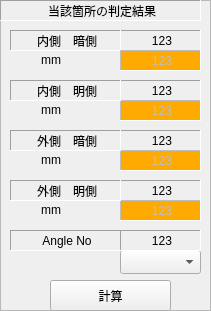
  <widget class="QFrame" name="frame">
   <property name="geometry">
    <rect>
     <x>580</x>
     <y>410</y>
     <width>211</width>
     <height>311</height>
    </rect>
   </property>
   <property name="frameShape">
    <enum>QFrame::StyledPanel</enum>
   </property>
   <property name="frameShadow">
    <enum>QFrame::Sunken</enum>
   </property>
   <widget class="QLabel" name="label_31">
    <property name="geometry">
     <rect>
      <x>0</x>
      <y>0</y>
      <width>201</width>
      <height>21</height>
     </rect>
    </property>
    <property name="frameShape">
     <enum>QFrame::Panel</enum>
    </property>
    <property name="frameShadow">
     <enum>QFrame::Sunken</enum>
    </property>
    <property name="text">
     <string>当該箇所の判定結果</string>
    </property>
    <property name="alignment">
     <set>Qt::AlignCenter|Qt::AlignHCenter|Qt::AlignLeading|Qt::AlignLeft|Qt::AlignVCenter</set>
    </property>
   </widget>
   <widget class="QPushButton" name="ButtonCalc">
    <property name="geometry">
     <rect>
      <x>50</x>
      <y>280</y>
      <width>121</width>
      <height>31</height>
     </rect>
    </property>
    <property name="acceptDrops">
     <bool>true</bool>
    </property>
    <property name="text">
     <string>計算</string>
    </property>
   </widget>
   <widget class="QLabel" name="labelUnitName_11">
    <property name="geometry">
     <rect>
      <x>10</x>
      <y>50</y>
      <width>51</width>
      <height>20</height>
     </rect>
    </property>
    <property name="frameShape">
     <enum>QFrame::NoFrame</enum>
    </property>
    <property name="frameShadow">
     <enum>QFrame::Sunken</enum>
    </property>
    <property name="text">
     <string>mm</string>
    </property>
    <property name="alignment">
     <set>Qt::AlignRight|Qt::AlignTrailing|Qt::AlignVCenter</set>
    </property>
   </widget>
   <widget class="QLabel" name="labelResultIL">
    <property name="geometry">
     <rect>
      <x>120</x>
      <y>30</y>
      <width>81</width>
      <height>21</height>
     </rect>
    </property>
    <property name="frameShape">
     <enum>QFrame::Panel</enum>
    </property>
    <property name="frameShadow">
     <enum>QFrame::Sunken</enum>
    </property>
    <property name="text">
     <string>123</string>
    </property>
    <property name="alignment">
     <set>Qt::AlignCenter|Qt::AlignHCenter|Qt::AlignLeading|Qt::AlignLeft|Qt::AlignVCenter</set>
    </property>
   </widget>
   <widget class="QLabel" name="label_11">
    <property name="geometry">
     <rect>
      <x>10</x>
      <y>30</y>
      <width>111</width>
      <height>21</height>
     </rect>
    </property>
    <property name="frameShape">
     <enum>QFrame::Panel</enum>
    </property>
    <property name="frameShadow">
     <enum>QFrame::Sunken</enum>
    </property>
    <property name="text">
     <string>内側　暗側</string>
    </property>
    <property name="alignment">
     <set>Qt::AlignCenter|Qt::AlignHCenter|Qt::AlignLeading|Qt::AlignLeft|Qt::AlignVCenter</set>
    </property>
   </widget>
   <widget class="QLabel" name="labelResultILUnit">
    <property name="enabled">
     <bool>false</bool>
    </property>
    <property name="geometry">
     <rect>
      <x>120</x>
      <y>50</y>
      <width>81</width>
      <height>21</height>
     </rect>
    </property>
    <property name="palette">
     <palette>
      <active>
       <colorrole role="Base">
        <brush brushstyle="SolidPattern">
         <color alpha="255">
          <red>255</red>
          <green>255</green>
          <blue>127</blue>
         </color>
        </brush>
       </colorrole>
       <colorrole role="Window">
        <brush brushstyle="SolidPattern">
         <color alpha="255">
          <red>255</red>
          <green>170</green>
          <blue>0</blue>
         </color>
        </brush>
       </colorrole>
      </active>
      <inactive>
       <colorrole role="Base">
        <brush brushstyle="SolidPattern">
         <color alpha="255">
          <red>255</red>
          <green>255</green>
          <blue>127</blue>
         </color>
        </brush>
       </colorrole>
       <colorrole role="Window">
        <brush brushstyle="SolidPattern">
         <color alpha="255">
          <red>255</red>
          <green>170</green>
          <blue>0</blue>
         </color>
        </brush>
       </colorrole>
      </inactive>
      <disabled>
       <colorrole role="Base">
        <brush brushstyle="SolidPattern">
         <color alpha="255">
          <red>255</red>
          <green>170</green>
          <blue>0</blue>
         </color>
        </brush>
       </colorrole>
       <colorrole role="Window">
        <brush brushstyle="SolidPattern">
         <color alpha="255">
          <red>255</red>
          <green>170</green>
          <blue>0</blue>
         </color>
        </brush>
       </colorrole>
      </disabled>
     </palette>
    </property>
    <property name="autoFillBackground">
     <bool>true</bool>
    </property>
    <property name="frameShape">
     <enum>QFrame::Panel</enum>
    </property>
    <property name="frameShadow">
     <enum>QFrame::Sunken</enum>
    </property>
    <property name="text">
     <string>123</string>
    </property>
    <property name="alignment">
     <set>Qt::AlignCenter|Qt::AlignHCenter|Qt::AlignLeading|Qt::AlignLeft|Qt::AlignVCenter</set>
    </property>
   </widget>
   <widget class="QLabel" name="labelUnitName_12">
    <property name="geometry">
     <rect>
      <x>10</x>
      <y>100</y>
      <width>51</width>
      <height>20</height>
     </rect>
    </property>
    <property name="frameShape">
     <enum>QFrame::NoFrame</enum>
    </property>
    <property name="frameShadow">
     <enum>QFrame::Sunken</enum>
    </property>
    <property name="text">
     <string>mm</string>
    </property>
    <property name="alignment">
     <set>Qt::AlignRight|Qt::AlignTrailing|Qt::AlignVCenter</set>
    </property>
   </widget>
   <widget class="QLabel" name="labelResultIH">
    <property name="geometry">
     <rect>
      <x>120</x>
      <y>80</y>
      <width>81</width>
      <height>21</height>
     </rect>
    </property>
    <property name="frameShape">
     <enum>QFrame::Panel</enum>
    </property>
    <property name="frameShadow">
     <enum>QFrame::Sunken</enum>
    </property>
    <property name="text">
     <string>123</string>
    </property>
    <property name="alignment">
     <set>Qt::AlignCenter|Qt::AlignHCenter|Qt::AlignLeading|Qt::AlignLeft|Qt::AlignVCenter</set>
    </property>
   </widget>
   <widget class="QLabel" name="labelResultIHUnit">
    <property name="enabled">
     <bool>false</bool>
    </property>
    <property name="geometry">
     <rect>
      <x>120</x>
      <y>100</y>
      <width>81</width>
      <height>21</height>
     </rect>
    </property>
    <property name="palette">
     <palette>
      <active>
       <colorrole role="Base">
        <brush brushstyle="SolidPattern">
         <color alpha="255">
          <red>255</red>
          <green>255</green>
          <blue>127</blue>
         </color>
        </brush>
       </colorrole>
       <colorrole role="Window">
        <brush brushstyle="SolidPattern">
         <color alpha="255">
          <red>255</red>
          <green>170</green>
          <blue>0</blue>
         </color>
        </brush>
       </colorrole>
      </active>
      <inactive>
       <colorrole role="Base">
        <brush brushstyle="SolidPattern">
         <color alpha="255">
          <red>255</red>
          <green>255</green>
          <blue>127</blue>
         </color>
        </brush>
       </colorrole>
       <colorrole role="Window">
        <brush brushstyle="SolidPattern">
         <color alpha="255">
          <red>255</red>
          <green>170</green>
          <blue>0</blue>
         </color>
        </brush>
       </colorrole>
      </inactive>
      <disabled>
       <colorrole role="Base">
        <brush brushstyle="SolidPattern">
         <color alpha="255">
          <red>255</red>
          <green>170</green>
          <blue>0</blue>
         </color>
        </brush>
       </colorrole>
       <colorrole role="Window">
        <brush brushstyle="SolidPattern">
         <color alpha="255">
          <red>255</red>
          <green>170</green>
          <blue>0</blue>
         </color>
        </brush>
       </colorrole>
      </disabled>
     </palette>
    </property>
    <property name="autoFillBackground">
     <bool>true</bool>
    </property>
    <property name="frameShape">
     <enum>QFrame::Panel</enum>
    </property>
    <property name="frameShadow">
     <enum>QFrame::Sunken</enum>
    </property>
    <property name="text">
     <string>123</string>
    </property>
    <property name="alignment">
     <set>Qt::AlignCenter|Qt::AlignHCenter|Qt::AlignLeading|Qt::AlignLeft|Qt::AlignVCenter</set>
    </property>
   </widget>
   <widget class="QLabel" name="label_14">
    <property name="geometry">
     <rect>
      <x>10</x>
      <y>80</y>
      <width>111</width>
      <height>21</height>
     </rect>
    </property>
    <property name="frameShape">
     <enum>QFrame::Panel</enum>
    </property>
    <property name="frameShadow">
     <enum>QFrame::Sunken</enum>
    </property>
    <property name="text">
     <string>内側　明側</string>
    </property>
    <property name="alignment">
     <set>Qt::AlignCenter|Qt::AlignHCenter|Qt::AlignLeading|Qt::AlignLeft|Qt::AlignVCenter</set>
    </property>
   </widget>
   <widget class="QLabel" name="labelUnitName_13">
    <property name="geometry">
     <rect>
      <x>10</x>
      <y>150</y>
      <width>51</width>
      <height>20</height>
     </rect>
    </property>
    <property name="frameShape">
     <enum>QFrame::NoFrame</enum>
    </property>
    <property name="frameShadow">
     <enum>QFrame::Sunken</enum>
    </property>
    <property name="text">
     <string>mm</string>
    </property>
    <property name="alignment">
     <set>Qt::AlignRight|Qt::AlignTrailing|Qt::AlignVCenter</set>
    </property>
   </widget>
   <widget class="QLabel" name="labelResultOL">
    <property name="geometry">
     <rect>
      <x>120</x>
      <y>130</y>
      <width>81</width>
      <height>21</height>
     </rect>
    </property>
    <property name="frameShape">
     <enum>QFrame::Panel</enum>
    </property>
    <property name="frameShadow">
     <enum>QFrame::Sunken</enum>
    </property>
    <property name="text">
     <string>123</string>
    </property>
    <property name="alignment">
     <set>Qt::AlignCenter|Qt::AlignHCenter|Qt::AlignLeading|Qt::AlignLeft|Qt::AlignVCenter</set>
    </property>
   </widget>
   <widget class="QLabel" name="labelResultOLUnit">
    <property name="enabled">
     <bool>false</bool>
    </property>
    <property name="geometry">
     <rect>
      <x>120</x>
      <y>150</y>
      <width>81</width>
      <height>21</height>
     </rect>
    </property>
    <property name="palette">
     <palette>
      <active>
       <colorrole role="Base">
        <brush brushstyle="SolidPattern">
         <color alpha="255">
          <red>255</red>
          <green>255</green>
          <blue>127</blue>
         </color>
        </brush>
       </colorrole>
       <colorrole role="Window">
        <brush brushstyle="SolidPattern">
         <color alpha="255">
          <red>255</red>
          <green>170</green>
          <blue>0</blue>
         </color>
        </brush>
       </colorrole>
      </active>
      <inactive>
       <colorrole role="Base">
        <brush brushstyle="SolidPattern">
         <color alpha="255">
          <red>255</red>
          <green>255</green>
          <blue>127</blue>
         </color>
        </brush>
       </colorrole>
       <colorrole role="Window">
        <brush brushstyle="SolidPattern">
         <color alpha="255">
          <red>255</red>
          <green>170</green>
          <blue>0</blue>
         </color>
        </brush>
       </colorrole>
      </inactive>
      <disabled>
       <colorrole role="Base">
        <brush brushstyle="SolidPattern">
         <color alpha="255">
          <red>255</red>
          <green>170</green>
          <blue>0</blue>
         </color>
        </brush>
       </colorrole>
       <colorrole role="Window">
        <brush brushstyle="SolidPattern">
         <color alpha="255">
          <red>255</red>
          <green>170</green>
          <blue>0</blue>
         </color>
        </brush>
       </colorrole>
      </disabled>
     </palette>
    </property>
    <property name="autoFillBackground">
     <bool>true</bool>
    </property>
    <property name="frameShape">
     <enum>QFrame::Panel</enum>
    </property>
    <property name="frameShadow">
     <enum>QFrame::Sunken</enum>
    </property>
    <property name="text">
     <string>123</string>
    </property>
    <property name="alignment">
     <set>Qt::AlignCenter|Qt::AlignHCenter|Qt::AlignLeading|Qt::AlignLeft|Qt::AlignVCenter</set>
    </property>
   </widget>
   <widget class="QLabel" name="label_15">
    <property name="geometry">
     <rect>
      <x>10</x>
      <y>130</y>
      <width>111</width>
      <height>21</height>
     </rect>
    </property>
    <property name="frameShape">
     <enum>QFrame::Panel</enum>
    </property>
    <property name="frameShadow">
     <enum>QFrame::Sunken</enum>
    </property>
    <property name="text">
     <string>外側　暗側</string>
    </property>
    <property name="alignment">
     <set>Qt::AlignCenter|Qt::AlignHCenter|Qt::AlignLeading|Qt::AlignLeft|Qt::AlignVCenter</set>
    </property>
   </widget>
   <widget class="QLabel" name="labelUnitName_14">
    <property name="geometry">
     <rect>
      <x>10</x>
      <y>200</y>
      <width>51</width>
      <height>20</height>
     </rect>
    </property>
    <property name="frameShape">
     <enum>QFrame::NoFrame</enum>
    </property>
    <property name="frameShadow">
     <enum>QFrame::Sunken</enum>
    </property>
    <property name="text">
     <string>mm</string>
    </property>
    <property name="alignment">
     <set>Qt::AlignRight|Qt::AlignTrailing|Qt::AlignVCenter</set>
    </property>
   </widget>
   <widget class="QLabel" name="labelResultOH">
    <property name="geometry">
     <rect>
      <x>120</x>
      <y>180</y>
      <width>81</width>
      <height>21</height>
     </rect>
    </property>
    <property name="frameShape">
     <enum>QFrame::Panel</enum>
    </property>
    <property name="frameShadow">
     <enum>QFrame::Sunken</enum>
    </property>
    <property name="text">
     <string>123</string>
    </property>
    <property name="alignment">
     <set>Qt::AlignCenter|Qt::AlignHCenter|Qt::AlignLeading|Qt::AlignLeft|Qt::AlignVCenter</set>
    </property>
   </widget>
   <widget class="QLabel" name="labelResultOHUnit">
    <property name="enabled">
     <bool>false</bool>
    </property>
    <property name="geometry">
     <rect>
      <x>120</x>
      <y>200</y>
      <width>81</width>
      <height>21</height>
     </rect>
    </property>
    <property name="palette">
     <palette>
      <active>
       <colorrole role="Base">
        <brush brushstyle="SolidPattern">
         <color alpha="255">
          <red>255</red>
          <green>255</green>
          <blue>127</blue>
         </color>
        </brush>
       </colorrole>
       <colorrole role="Window">
        <brush brushstyle="SolidPattern">
         <color alpha="255">
          <red>255</red>
          <green>170</green>
          <blue>0</blue>
         </color>
        </brush>
       </colorrole>
      </active>
      <inactive>
       <colorrole role="Base">
        <brush brushstyle="SolidPattern">
         <color alpha="255">
          <red>255</red>
          <green>255</green>
          <blue>127</blue>
         </color>
        </brush>
       </colorrole>
       <colorrole role="Window">
        <brush brushstyle="SolidPattern">
         <color alpha="255">
          <red>255</red>
          <green>170</green>
          <blue>0</blue>
         </color>
        </brush>
       </colorrole>
      </inactive>
      <disabled>
       <colorrole role="Base">
        <brush brushstyle="SolidPattern">
         <color alpha="255">
          <red>255</red>
          <green>170</green>
          <blue>0</blue>
         </color>
        </brush>
       </colorrole>
       <colorrole role="Window">
        <brush brushstyle="SolidPattern">
         <color alpha="255">
          <red>255</red>
          <green>170</green>
          <blue>0</blue>
         </color>
        </brush>
       </colorrole>
      </disabled>
     </palette>
    </property>
    <property name="autoFillBackground">
     <bool>true</bool>
    </property>
    <property name="frameShape">
     <enum>QFrame::Panel</enum>
    </property>
    <property name="frameShadow">
     <enum>QFrame::Sunken</enum>
    </property>
    <property name="text">
     <string>123</string>
    </property>
    <property name="alignment">
     <set>Qt::AlignCenter|Qt::AlignHCenter|Qt::AlignLeading|Qt::AlignLeft|Qt::AlignVCenter</set>
    </property>
   </widget>
   <widget class="QLabel" name="label_16">
    <property name="geometry">
     <rect>
      <x>10</x>
      <y>180</y>
      <width>111</width>
      <height>21</height>
     </rect>
    </property>
    <property name="frameShape">
     <enum>QFrame::Panel</enum>
    </property>
    <property name="frameShadow">
     <enum>QFrame::Sunken</enum>
    </property>
    <property name="text">
     <string>外側　明側</string>
    </property>
    <property name="alignment">
     <set>Qt::AlignCenter|Qt::AlignHCenter|Qt::AlignLeading|Qt::AlignLeft|Qt::AlignVCenter</set>
    </property>
   </widget>
   <widget class="QLabel" name="label_17">
    <property name="geometry">
     <rect>
      <x>10</x>
      <y>230</y>
      <width>111</width>
      <height>21</height>
     </rect>
    </property>
    <property name="frameShape">
     <enum>QFrame::Panel</enum>
    </property>
    <property name="frameShadow">
     <enum>QFrame::Sunken</enum>
    </property>
    <property name="text">
     <string>Angle No</string>
    </property>
    <property name="alignment">
     <set>Qt::AlignCenter|Qt::AlignHCenter|Qt::AlignLeading|Qt::AlignLeft|Qt::AlignVCenter</set>
    </property>
   </widget>
   <widget class="QComboBox" name="comboBoxAngleNumber">
    <property name="geometry">
     <rect>
      <x>120</x>
      <y>250</y>
      <width>81</width>
      <height>24</height>
     </rect>
    </property>
   </widget>
   <widget class="QLabel" name="labelResultAngleNumber">
    <property name="geometry">
     <rect>
      <x>120</x>
      <y>230</y>
      <width>81</width>
      <height>21</height>
     </rect>
    </property>
    <property name="frameShape">
     <enum>QFrame::Panel</enum>
    </property>
    <property name="frameShadow">
     <enum>QFrame::Sunken</enum>
    </property>
    <property name="text">
     <string>123</string>
    </property>
    <property name="alignment">
     <set>Qt::AlignCenter|Qt::AlignHCenter|Qt::AlignLeading|Qt::AlignLeft|Qt::AlignVCenter</set>
    </property>
   </widget>
  </widget>
